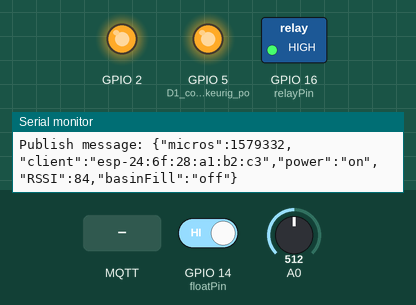
Recording of a sketch running on a simulated ESP8266 (Wemos D1 mini). Shown: switched loads named in the sketch (green lamp = pin HIGH), output pins drawn as LEDs (lit = HIGH), the last lines printed to the serial monitor. Inputs (shaded band) come from the test bench; at power-on: GPIO 14 (floatPin) HIGH, A0 = 512. WiFi joins after 1.5 s; servers stay silent unless stated; no MQTT or app messages arrive unless stated.

Above: at 2.7 s.
2.8 s: MQTT message "on" arrives on the first subscribed topic
4.3 s: MQTT message "off" arrives on the first subscribed topic
5.8 s: MQTT message "1" arrives on the first subscribed topic
At 46.2 s:
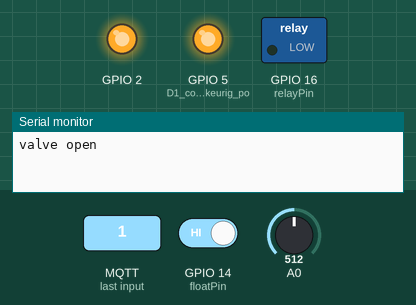
Timing chart, 0 to 46.5 s (numbered marks = the images above; inputs shaded):
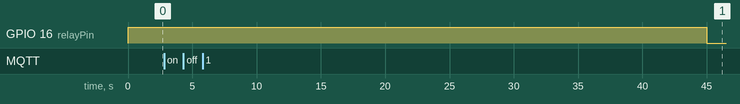

The sketch:

keurig.ino
```cpp
/*
Author: Kevin Williams
Description: IOT interface to keurig classic K50 coffee maker.  Designed for Wemos D1 Mini clone but could use any with adapting
Features:
1) Remote on/off via MQTT subscription.
Pin D1 (wemos d1 pin 5) is soldered Keurig SW2 power +3.3V.  Ground is soldered to Keurig SW2 power ground.
Bringing D1 low for 50ms and then back to high (via digital write) simulates keurig power button push.
Keurig power status is sensed via power LED voltage on A0.  Power button is pushed only if in the correct state.
Pin D14 (wemos D5) monitors a float switch connected to ground and is pulled up.  Upon ground, water basin is full
Pin D2 (wemos D4) triggers NO relay to open house water valve to fill basin.
*/

#include <ESP8266WiFi.h>
#include <PubSubClient.h>
#include <ArduinoJson.h>
#include "credentials.h"

const long timeBetweenMessages = 1000 * 60;  //periodic status every minute
const long timeBetweenPowerCheck = 1000;  //check keurig power state every second
const long timeBasinFill = 1000 * 15; //length of time we fill basin
const long timeBetweenBasinFill = 1000 * 45; //dont fill basin sooner than this
int power_off_adc = 1024;  //value adc reads when keurig is off
bool keurigPowerOn = false;
bool fillingBasin = false;
const int relayPin = 16;  //wemos d0
const int floatPin = 14;

DynamicJsonDocument doc(200); //subscribe doc
DynamicJsonDocument doc2(200); //publish doc

WiFiClient espClient;
PubSubClient client(espClient);
long lastMsg = 0;  //flag for periodic status every minute
long lastMsg_A = 0;  //flag for perodic status every second
long lastFill = 0;  //last time we filled the basin

int status = WL_IDLE_STATUS;     // the starting Wifi radio's status

void setup_wifi() {
  delay(10);
  // We start by connecting to a WiFi network
  Serial.println();
  Serial.print("Connecting to ");
  Serial.println(ssid);
  WiFi.begin(ssid, pswd);
  while (WiFi.status() != WL_CONNECTED) {
    delay(500);
    Serial.print(".");
  }
  Serial.println("");
  Serial.println("WiFi connected");
  Serial.println("IP address: ");
  Serial.println(WiFi.localIP());
}

int getQuality() {
  if (WiFi.status() != WL_CONNECTED)
    return -1;
  int dBm = WiFi.RSSI();
  if (dBm <= -100)
    return 0;
  if (dBm >= -50)
    return 100;
  return 2 * (dBm + 100);
}

void callback(char* topic, byte* payload, unsigned int length) {
  Serial.print("Message arrived [");
  Serial.print(topic);
  Serial.print("] ");
  for (int i = 0; i < length; i++) {
    Serial.print((char)payload[i]);
  }
  Serial.println();

  DeserializationError error = deserializeJson(doc, payload);
  if (error)
    Serial.println("error deserializing json");
  else {
    Serial.println("success deserializing json");
    const char* power_j  = doc["power"];

    if(strncmp(power_j,"on",3) == 0) {
      Serial.println("got on command");
      if(!isKeurigOn()) {
        togglePower();
        keurigPowerOn = true;
        publishKeurigStatus();
      } else
        Serial.println("keurig commanded on but already on");
    } else if(strncmp(power_j,"off",3) == 0) {
      Serial.println("got off command");
      if(isKeurigOn()) {
          togglePower();
          keurigPowerOn = false;
          publishKeurigStatus();
       } else
          Serial.println("keurig commanded off but already off");
    } else {
      Serial.println("unknown command");
    }

  }
}

void togglePower() {
  digitalWrite(BUILTIN_LED, LOW);   // Turn the LED on (Note that LOW is the voltage level
  digitalWrite(5, LOW); //push pwr button
  delay(50);
  digitalWrite(5, HIGH);  //release power button
  digitalWrite(BUILTIN_LED, HIGH);
}

bool isKeurigOn() {
  int sensorValue = analogRead(A0);
  //Serial.print("analog read at ");
  //Serial.println(sensorValue);
  if(sensorValue == power_off_adc)
    return false;
  else
    return true;
}

String macToStr(const uint8_t* mac)
{
  String result;
  for (int i = 0; i < 6; ++i) {
    result += String(mac[i], 16);
    if (i < 5)
      result += ':';
  }
  return result;
}

String composeClientID() {
  uint8_t mac[6];
  WiFi.macAddress(mac);
  String clientId;
  clientId += "esp-";
  clientId += macToStr(mac);
  return clientId;
}

void reconnect() {
  // Loop until we're reconnected
  while (!client.connected()) {
    Serial.print("Attempting MQTT connection...");

    String clientId = composeClientID() ;
    clientId += "-";
    clientId += String(micros() & 0xff, 16); // to randomise. sort of

    // Attempt to connect
    if (client.connect(clientId.c_str(),mqttuser,mqttpw)) {
      Serial.println("connected");
      // Once connected, publish an announcement...
      client.publish(topic, ("connected " + composeClientID()).c_str() , true );
      // ... and resubscribe
      // topic + clientID + in
      String subscription;
      subscription += topic;
      subscription += "/";
      subscription += composeClientID() ;
      subscription += "/in";
      client.subscribe(subscription.c_str() );
      Serial.print("subscribed to : ");
      Serial.println(subscription);
    } else {
      Serial.print("failed, rc=");
      Serial.print(client.state());
      Serial.print(" wifi=");
      Serial.print(WiFi.status());
      Serial.println(" try again in 5 seconds");
      // Wait 5 seconds before retrying
      delay(5000);
    }
  }
}

void setup() {
  pinMode(5, OUTPUT); //D1 connected to keurig power button
  digitalWrite(5, HIGH);  //pull D1 output high
  pinMode(floatPin, INPUT_PULLUP); //connected to float switch (float connected to ground)
  pinMode(relayPin, OUTPUT); //connected to NO valve basin fill relay
  digitalWrite(relayPin, HIGH);  //pull output high (relay is LOW on)
  pinMode(BUILTIN_LED, OUTPUT);     // Initialize the BUILTIN_LED pin as an output
  digitalWrite(BUILTIN_LED, HIGH);
  Serial.begin(115200);

  //initialize keurig power status
  isKeurigOn();

  setup_wifi();
  client.setServer(mqtt_server, 1883);
  client.setCallback(callback);
}

void publishKeurigStatus() {

  String payload;
  doc2["micros"] = micros();
  doc2["client"] = composeClientID();
  if(keurigPowerOn)
    doc2["power"] = "on";
  else
    doc2["power"] = "off";
  doc2["RSSI"] = getQuality();
  if(fillingBasin)
    doc2["basinFill"] = "on";
  else
    doc2["basinFill"] = "off";
  serializeJson(doc2, payload);

  String pubTopic;
   pubTopic += topic ;
   pubTopic += "/";
   pubTopic += composeClientID();
   pubTopic += "/out";

  Serial.print("Publish topic: ");
  Serial.println(pubTopic);
  Serial.print("Publish message: ");
  Serial.println(payload);

  client.publish( (char*) pubTopic.c_str() , payload.c_str(), true );
}
void loop() {
  // confirm still connected to mqtt server
  if (!client.connected()) {
    reconnect();
  }
  client.loop();

  long now = millis();

  //update keurig power status
  if(now - lastMsg_A > timeBetweenPowerCheck) {
    lastMsg_A = now;
    //check if we detect a power state change
    bool iko = isKeurigOn();
    //Serial.print("keurigPowerOn=");
    //Serial.println(keurigPowerOn);
    //Serial.print("isKeurigOn()=");
    //Serial.println(iko);
    if(keurigPowerOn != iko) {
      keurigPowerOn = iko;
      Serial.println("power state change");
      publishKeurigStatus();
    }
  }

  //send mqtt status on start and then perodically
  if (lastMsg == 0 || (now - lastMsg > timeBetweenMessages) ) {
    lastMsg = now;
    publishKeurigStatus();
  }

  //check basin water level
  if(keurigPowerOn && digitalRead(floatPin) == HIGH) {
    //basin water is low

    //dont fill if we're already filling and dont fill < timeBetweenBasnFIll
    if(!fillingBasin && (now - lastFill > timeBetweenBasinFill)) {
      //allow filling basin
      fillingBasin = true;
      lastFill = now;
      publishKeurigStatus();
      digitalWrite(relayPin, LOW);  // open valve relay
      Serial.println("valve open");
    }
  } else {
    //if fill switch says basin is full, ensure we aren't filling
    if(fillingBasin) {
      lastFill = now;
      fillingBasin = false;
      publishKeurigStatus();
      Serial.println("valve closed");
    }
    //always close valve just to be safe
    digitalWrite(relayPin, HIGH);  // close valve relay
  }

  //check if we need to stop filling basin
  if(fillingBasin == true) {
    if(now - lastFill > timeBasinFill) {
      //time to close basin fill valve relay
      fillingBasin = false;
      publishKeurigStatus();
      digitalWrite(relayPin, HIGH);  //close valve relay
      Serial.println("valve closed due to filling timeout");
    }
  }
}
```

credentials.h
```cpp
//production settings
const char* mqttuser = "user";
const char* mqttpw = "pass";
const char* ssid = "ssid";
const char* pswd = "pass2";
const char* mqtt_server = "0.0.0.0";
const char* topic = "wemos";    // this is the [root topic]
```
